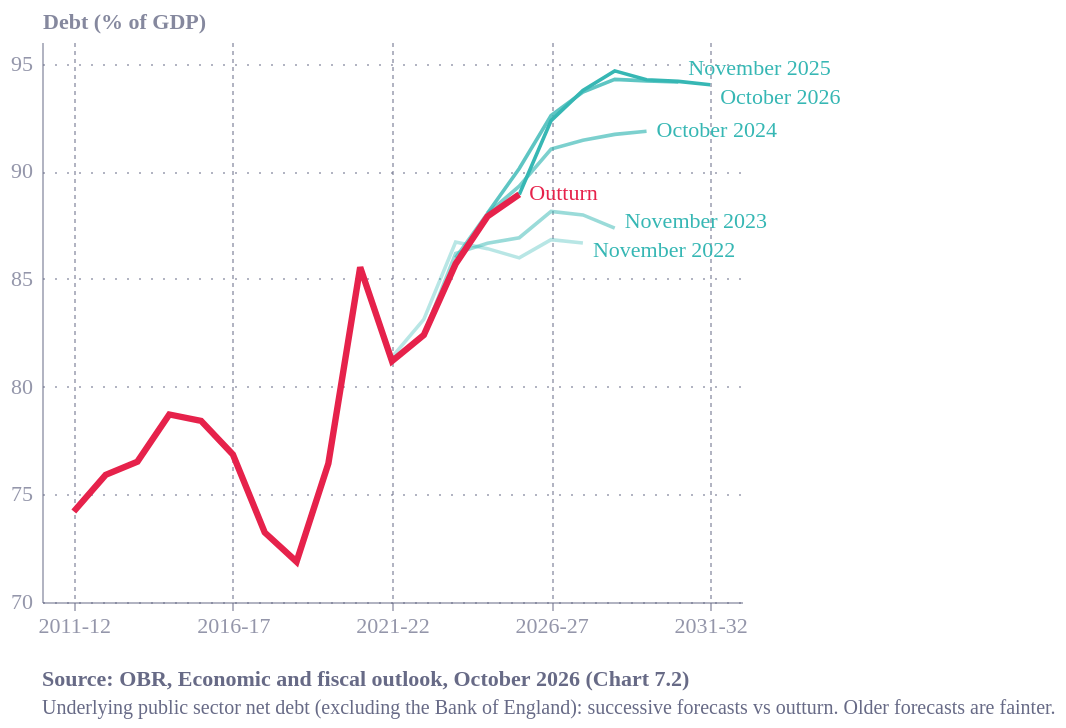

Vega-Lite specification stored for this chart:
### Vega-Lite specification from a JSON file in a GitHub repository (floating-point values rounded to 4 significant figures)
{"config": {"font": "Circular Std", "text": {"color": "#676A86", "align": "left", "baseline": "middle", "dx": 7, "dy": 0, "fontSize": 11}, "view": {"stroke": "transparent", "continuousWidth": 400, "continuousHeight": 300, "discreteWidth": 400, "discreteHeight": 300, "fill": "transparent"}, "range": {"category": ["#36B7B4", "#E6224B", "#F4C245", "#0063AF", "#00A767", "#179FDB", "#EB5C2E"], "diverging": ["#E6224B", "#E54753", "#C9C9C9", "#179FDB", "#122B39"], "heatmap": ["#C9C9C9", "#179FDB", "#0063AF", "#122B39"], "ordinal": ["#00A767", "#36B7B4", "#179FDB", "#0063AF", "#243B5A"]}, "bar": {"color": "#179fdb"}, "line": {"color": "#e6224b"}, "rule": {"color": "#676A86"}, "area": {"opacity": 0.3}, "point": {"filled": true, "size": 80, "color": "#e6224b", "opacity": 0.95}, "geoshape": {"stroke": "white", "strokeWidth": 0.3}, "rect": {"fill": "#d6d4d4", "opacity": 0.3}, "axis": {"labelColor": "#676A86", "labelFontSize": 11, "labelFont": "Circular Std", "labelOpacity": 0.7, "tickColor": "#676A86", "tickOpacity": 0.5, "domainColor": "#676A86", "domainOpacity": 0.5, "gridColor": "#676A86", "gridDash": [2, 2], "gridOpacity": 0.5, "title": null, "titleColor": "#676A86", "titleOpacity": 0.8, "tickSize": 4}, "axisXDiscrete": {"grid": false, "labelAngle": 0, "tickCount": 10, "tickOpacity": 0.5, "title": null}, "axisYDiscrete": {"ticks": false, "labelPadding": 5}, "axisXTemporal": {"grid": false, "ticks": true}, "axisXQuantitative": {"grid": true}, "axisYQuantitative": {"gridColor": "#676A86", "gridDash": [1, 5], "gridOpacity": 0.5, "ticks": false, "labelPadding": 5, "tickCount": 8, "titleAngle": 0, "titleAlign": "left", "titleBaseline": "bottom", "titleX": 0, "titleY": -5}, "title": {"color": "#676A86E6", "subtitleColor": "#676A86", "font": "Circular Std", "subtitleFont": "Circular Std", "anchor": "start", "fontSize": 14, "subtitleFontSize": 12, "subtitlePadding": 4, "offset": 0, "frame": "group"}, "legend": {"titleColor": "#122b39", "title": null, "labelColor": "#122b39", "labelFontSize": 11}, "background": "white"}, "layer": [{"mark": {"type": "line"}, "encoding": {"color": {"field": "kind", "legend": null, "scale": {"domain": ["Forecast", "Outturn"], "range": ["#36B7B4", "#E6224B"]}, "sort": ["Forecast", "Outturn"], "type": "nominal"}, "detail": {"field": "series", "type": "nominal"}, "opacity": {"field": "series", "legend": null, "scale": {"domain": ["November 2022", "November 2023", "October 2024", "November 2025", "October 2026", "Outturn"], "range": [0.35, 0.5, 0.65, 0.8, 1, 1], "type": "ordinal"}, "type": "nominal"}, "strokeWidth": {"field": "kind", "legend": null, "scale": {"domain": ["Forecast", "Outturn"], "range": [1.8, 3.2], "type": "ordinal"}, "type": "nominal"}, "x": {"axis": {"labelExpr": "datum.value + '-' + slice(toString(datum.value + 1), 2)", "values": [2011, 2016, 2021, 2026, 2031]}, "field": "year", "scale": {"domain": [2011, 2032]}, "title": null, "type": "quantitative"}, "y": {"field": "value", "scale": {"zero": false}, "title": "Debt (% of GDP)", "type": "quantitative"}}}, {"mark": {"type": "text", "align": "left", "dx": 5, "fontSize": 11}, "encoding": {"color": {"field": "kind", "legend": null, "scale": {"domain": ["Forecast", "Outturn"], "range": ["#36B7B4", "#E6224B"]}, "sort": ["Forecast", "Outturn"], "type": "nominal"}, "detail": {"field": "series", "type": "nominal"}, "text": {"field": "series", "type": "nominal"}, "x": {"aggregate": "max", "field": "year", "type": "quantitative"}, "y": {"aggregate": {"argmax": "year"}, "field": "ypos", "title": "Debt (% of GDP)", "type": "quantitative"}}, "transform": [{"calculate": "datum.value + (datum.series == 'November 2022' ? -0.35 : datum.series == 'November 2023' ? 0.3 : datum.series == 'November 2025' ? 0.6 : datum.series == 'October 2026' ? -0.6 : 0)", "as": "ypos"}]}, {"mark": {"type": "point", "opacity": 0}, "encoding": {"x": {"field": "year", "type": "quantitative"}}, "name": "view_5a5d959875493cdb_2"}, {"mark": {"type": "rule", "color": "#c9c9c9"}, "encoding": {"tooltip": [{"field": "fy", "title": "Year", "type": "nominal"}, {"field": "November 2022", "format": ".1f", "title": "November 2022", "type": "quantitative"}, {"field": "November 2023", "format": ".1f", "title": "November 2023", "type": "quantitative"}, {"field": "October 2024", "format": ".1f", "title": "October 2024", "type": "quantitative"}, {"field": "November 2025", "format": ".1f", "title": "November 2025", "type": "quantitative"}, {"field": "October 2026", "format": ".1f", "title": "October 2026", "type": "quantitative"}, {"field": "Outturn", "format": ".1f", "title": "Outturn", "type": "quantitative"}], "x": {"field": "year", "type": "quantitative"}}, "transform": [{"pivot": "series", "value": "value", "groupby": ["year", "fy"]}, {"filter": {"param": "param_053ac7fc60bd0977", "empty": false}}]}], "data": {"name": "data-4d4d2a2ee4cbd85e57fb27b7c9731658"}, "height": 280, "params": [{"name": "param_053ac7fc60bd0977", "select": {"type": "point", "clear": "mouseout", "fields": ["year"], "nearest": true, "on": "mouseover"}, "views": ["view_5a5d959875493cdb_2"]}], "title": {"text": "Source: OBR, Economic and fiscal outlook, October 2026 (Chart 7.2)", "anchor": "start", "color": "#676A86", "dy": 12, "fontSize": 11, "orient": "bottom", "subtitle": ["Underlying public sector net debt (excluding the Bank of England): successive forecasts vs outturn. Older forecasts are fainter."], "subtitleColor": "#676A86", "subtitleFontSize": 10}, "width": 350, "$schema": "https://vega.github.io/schema/vega-lite/v6.4.1.json", "datasets": {"data-4d4d2a2ee4cbd85e57fb27b7c9731658": [{"fy": "2021-22", "year": 2021, "series": "November 2022", "value": 81.37, "kind": "Forecast"}, {"fy": "2022-23", "year": 2022, "series": "November 2022", "value": 83.12, "kind": "Forecast"}, {"fy": "2023-24", "year": 2023, "series": "November 2022", "value": 86.71, "kind": "Forecast"}, {"fy": "2024-25", "year": 2024, "series": "November 2022", "value": 86.41, "kind": "Forecast"}, {"fy": "2025-26", "year": 2025, "series": "November 2022", "value": 85.97, "kind": "Forecast"}, {"fy": "2026-27", "year": 2026, "series": "November 2022", "value": 86.82, "kind": "Forecast"}, {"fy": "2027-28", "year": 2027, "series": "November 2022", "value": 86.67, "kind": "Forecast"}, {"fy": "2022-23", "year": 2022, "series": "November 2023", "value": 82.42, "kind": "Forecast"}, {"fy": "2023-24", "year": 2023, "series": "November 2023", "value": 86.19, "kind": "Forecast"}, {"fy": "2024-25", "year": 2024, "series": "November 2023", "value": 86.66, "kind": "Forecast"}, {"fy": "2025-26", "year": 2025, "series": "November 2023", "value": 86.91, "kind": "Forecast"}, {"fy": "2026-27", "year": 2026, "series": "November 2023", "value": 88.14, "kind": "Forecast"}, {"fy": "2027-28", "year": 2027, "series": "November 2023", "value": 87.97, "kind": "Forecast"}, {"fy": "2028-29", "year": 2028, "series": "November 2023", "value": 87.36, "kind": "Forecast"}, {"fy": "2023-24", "year": 2023, "series": "October 2024", "value": 85.98, "kind": "Forecast"}, {"fy": "2024-25", "year": 2024, "series": "October 2024", "value": 88.04, "kind": "Forecast"}, {"fy": "2025-26", "year": 2025, "series": "October 2024", "value": 89.3, "kind": "Forecast"}, {"fy": "2026-27", "year": 2026, "series": "October 2024", "value": 91.03, "kind": "Forecast"}, {"fy": "2027-28", "year": 2027, "series": "October 2024", "value": 91.44, "kind": "Forecast"}, {"fy": "2028-29", "year": 2028, "series": "October 2024", "value": 91.71, "kind": "Forecast"}, {"fy": "2029-30", "year": 2029, "series": "October 2024", "value": 91.86, "kind": "Forecast"}, {"fy": "2024-25", "year": 2024, "series": "November 2025", "value": 88.05, "kind": "Forecast"}, {"fy": "2025-26", "year": 2025, "series": "November 2025", "value": 90.13, "kind": "Forecast"}, {"fy": "2026-27", "year": 2026, "series": "November 2025", "value": 92.59, "kind": "Forecast"}, {"fy": "2027-28", "year": 2027, "series": "November 2025", "value": 93.68, "kind": "Forecast"}, {"fy": "2028-29", "year": 2028, "series": "November 2025", "value": 94.26, "kind": "Forecast"}, {"fy": "2029-30", "year": 2029, "series": "November 2025", "value": 94.2, "kind": "Forecast"}, {"fy": "2030-31", "year": 2030, "series": "November 2025", "value": 94.15, "kind": "Forecast"}, {"fy": "2025-26", "year": 2025, "series": "October 2026", "value": 88.92, "kind": "Forecast"}, {"fy": "2026-27", "year": 2026, "series": "October 2026", "value": 92.35, "kind": "Forecast"}, {"fy": "2027-28", "year": 2027, "series": "October 2026", "value": 93.75, "kind": "Forecast"}, {"fy": "2028-29", "year": 2028, "series": "October 2026", "value": 94.66, "kind": "Forecast"}, {"fy": "2029-30", "year": 2029, "series": "October 2026", "value": 94.25, "kind": "Forecast"}, {"fy": "2030-31", "year": 2030, "series": "October 2026", "value": 94.17, "kind": "Forecast"}, {"fy": "2031-32", "year": 2031, "series": "October 2026", "value": 94.01, "kind": "Forecast"}, {"fy": "2011-12", "year": 2011, "series": "Outturn", "value": 74.2, "kind": "Outturn"}, {"fy": "2012-13", "year": 2012, "series": "Outturn", "value": 75.9, "kind": "Outturn"}, {"fy": "2013-14", "year": 2013, "series": "Outturn", "value": 76.52, "kind": "Outturn"}, {"fy": "2014-15", "year": 2014, "series": "Outturn", "value": 78.71, "kind": "Outturn"}, {"fy": "2015-16", "year": 2015, "series": "Outturn", "value": 78.41, "kind": "Outturn"}, {"fy": "2016-17", "year": 2016, "series": "Outturn", "value": 76.85, "kind": "Outturn"}, {"fy": "2017-18", "year": 2017, "series": "Outturn", "value": 73.23, "kind": "Outturn"}, {"fy": "2018-19", "year": 2018, "series": "Outturn", "value": 71.87, "kind": "Outturn"}, {"fy": "2019-20", "year": 2019, "series": "Outturn", "value": 76.43, "kind": "Outturn"}, {"fy": "2020-21", "year": 2020, "series": "Outturn", "value": 85.54, "kind": "Outturn"}, {"fy": "2021-22", "year": 2021, "series": "Outturn", "value": 81.18, "kind": "Outturn"}, {"fy": "2022-23", "year": 2022, "series": "Outturn", "value": 82.39, "kind": "Outturn"}, {"fy": "2023-24", "year": 2023, "series": "Outturn", "value": 85.7, "kind": "Outturn"}, {"fy": "2024-25", "year": 2024, "series": "Outturn", "value": 87.9, "kind": "Outturn"}, {"fy": "2025-26", "year": 2025, "series": "Outturn", "value": 88.92, "kind": "Outturn"}]}}
